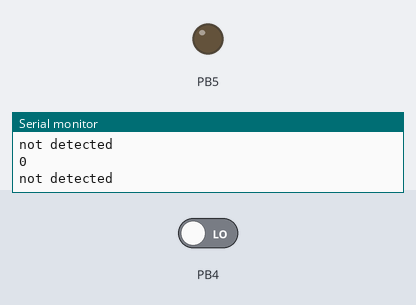
The sketch below on a simulated ATtiny85, built with avr-gcc and run on an emulated ATtiny85. Shown: output pins drawn as LEDs (lit = HIGH), the last lines printed to the serial monitor. Inputs (shaded band) come from the test bench; at power-on: PB4 LOW.

Above: at 1.2 s.
1.3 s: PB4 driven HIGH
At 1.8 s:
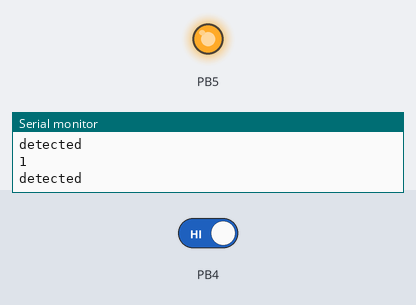
2.8 s: PB4 driven LOW
At 3.8 s:
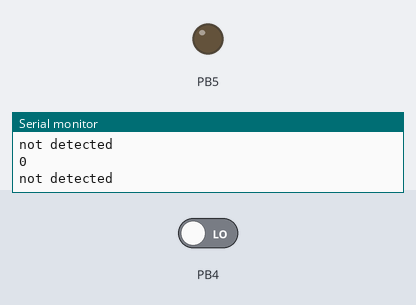
Timing chart, 0 to 5.8 s (numbered marks = the images above; inputs shaded):
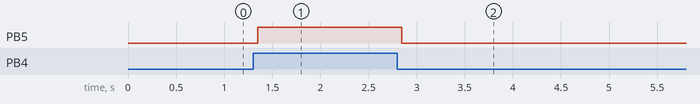

Measured:
- after the input at 1.3 s, PB5: LOW → HIGH after 0.05 s
- after the input at 2.8 s, PB5: HIGH → LOW at once

The sketch:

pir_led.ino
```cpp
void setup() {
  Serial.begin(115200);
  pinMode(5,OUTPUT);
  pinMode(4,INPUT);
}

void loop() {
  int PIR = digitalRead(4);
  Serial.println(PIR);
  if(PIR >= 1)
  {
    Serial.println("detected");
    digitalWrite(5,HIGH);
    delay(50);

}
else
{
  Serial.println("not detected");
  digitalWrite(5,LOW);
  delay(50);
}
}
```
